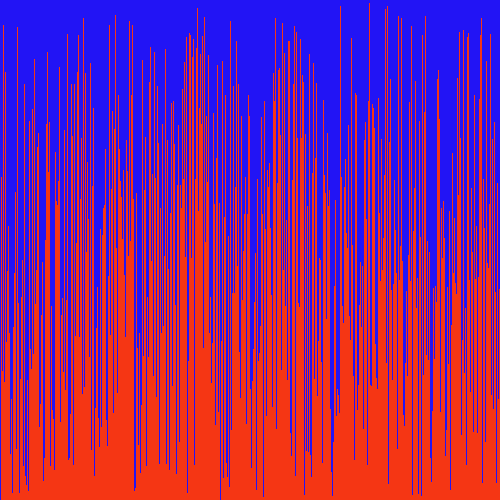
Frame 1 (no input)
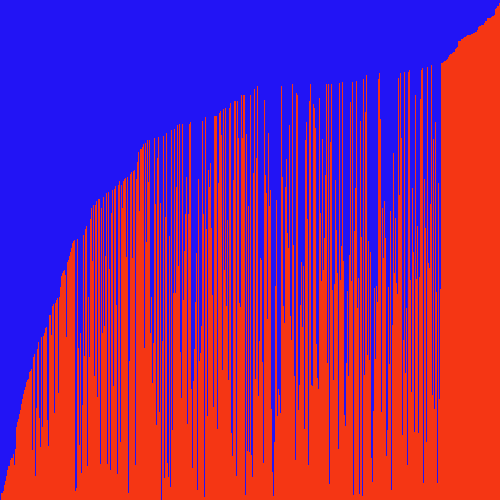
Frame 60 (the mouse pressed at the canvas centre just before this capture)
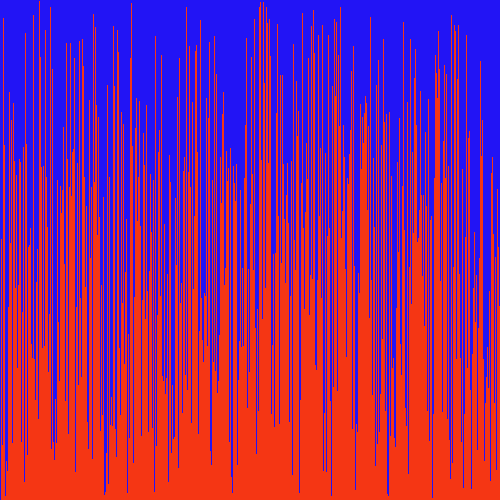
Frame 120 (the mouse held since frame 60 and released just before this capture)

The Processing sketch that drew these frames (run headless with seeded random() and noise(); from frame 60 on, the mouse is pressed at the canvas centre):

// Processing sketch: Visual_Array_Sorter
// ── Visual_Array_Sorter.pde
/* Paste the code into a new Processing sketch and complete the steps. */

//1. create an array of ints. don't initialize it yet.
int[]numbers;
void setup() {
  //2. set the size of your window
  //  if you are using Processing 3, you cannot use variables
  //  because the developers don't know how programming is supposed to work.
size(500,500);
  //3. initialize your array with the built in width variable
  numbers= new int[width];
  //4. initialize the ints in the array with random numbers
  //   from 0 to the built in height variable
randomize(numbers);
 noStroke(); //5. call the noStroke() method

}

void draw() {
  background(34,20,245);//6. set the background color with background(r, g, b);

  //7. set the color for your graph
fill(#F53614);
  //8. draw a rectangle for each int in your array.
  //   the x value will be the current index in the array
  //   the y value will the height variable
  //   the width is 1 (one)
  //   the height is negative the value of the element at the current index of the array
for(int i= 0; i<numbers.length;i++){
 rect(i,height,1,-numbers[i]);
}

  //9. call the stepSort method
stepSort(numbers);
  //10. extract the code that randomizes the array into a method.

  //11. call the method you made in step 10 when the mouse is pressed
if(mousePressed){
  randomize(numbers);
}
}

void stepSort(int[] arr) {
  for (int i = 1; i < arr.length; i++) {
    if (arr[i - 1] > arr[i]) {
      int t = arr[i];
      arr[i] = arr[i - 1];
      arr[i - 1] = t;
    }     
  }
}

void randomize(int[]arr){
  for (int i = 1; i < arr.length; i++) {
    numbers[i]= (int)random(0,height);
   
   }
}
